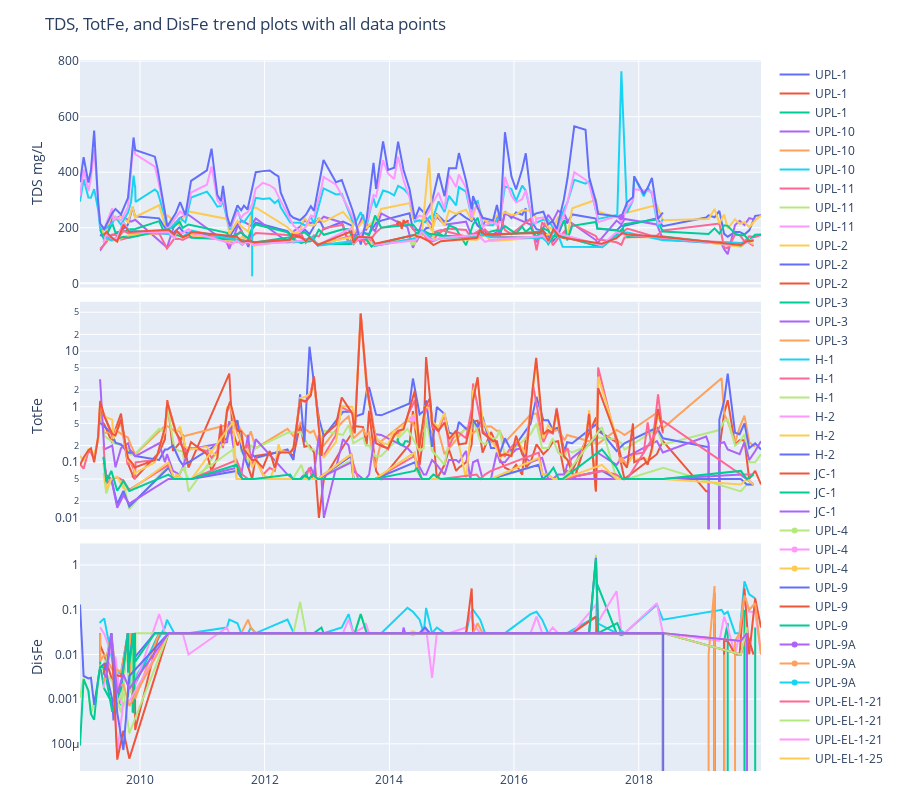

Source (notebook cell):
### Markdown cell above
### Make a trendline plot of each of the SiteIDs moving downstream

### Code cell
dfn = dfflat[dfflat['Analyte'] == "TDS"].sort_values('No').sort_values('Started') # pick just TDS sorted by number and date
dfo = dfflat[dfflat['Analyte'] == "TotFe"].sort_values('No').sort_values('Started') # pick just TotFe sorted by number and date
dfp = dfflat[dfflat['Analyte'] == "DisFe"].sort_values('No').sort_values('Started') # pick just DisFe sorted by number and date
dsite = dfflat['SiteID'].unique() # get unique SiteIDs for list

fig = make_subplots(rows=3, cols=1, shared_xaxes=True, vertical_spacing=0.02) # plot with several subplots
for i in dsite: # loop through each SiteID
    fig.add_trace(go.Scatter(x=dfn['Started'][dfn['SiteID'] == i],
                             y=dfn['Result'][dfn['SiteID'] == i],
                             name=i, hoverinfo='all'), row=1, col=1) # add TDS trendline for each SiteID
    
    fig.add_trace(go.Scatter(x=dfo['Started'][dfo['SiteID'] == i],
                             y=dfo['Result'][dfo['SiteID'] == i],
                             name=i, hoverinfo='all'), row=2, col=1) # add TotFe trendline for each SiteID
    
    fig.add_trace(go.Scatter(x=dfp['Started'][dfp['SiteID'] == i],
                             y=dfp['Result'][dfp['SiteID'] == i],
                             name=i, hoverinfo='all'), row=3, col=1) # add DisFe trendline for each SiteID

fig.update_yaxes(title_text="TDS mg/L", row=1, col=1)
fig.update_yaxes(title_text="TotFe", type="log", row=2, col=1)
fig.update_yaxes(title_text="DisFe", type="log", row=3, col=1)
fig.update_layout(title_text="TDS, TotFe, and DisFe trend plots with all data points", # add a figure title
                  xaxis_showgrid=True, xaxis_zeroline=True,
                  height=800, margin= {'t': 60, 'b': 20})

fig.show()

### Figure 1 — Plotly figure (JSON) as saved in the notebook; plotly's stock layout.template omitted (floating-point values rounded to 4 significant figures; data arrays with more than 128 entries replaced by an {"elided": "..."} marker saying what was removed)
{"data": [{"hoverinfo": "all", "name": "UPL-1", "type": "scatter", "x": {"elided": "988 str values"}, "xaxis": "x", "y": {"elided": "988 float values"}, "yaxis": "y"}, {"hoverinfo": "all", "name": "UPL-1", "type": "scatter", "x": {"elided": "988 str values"}, "xaxis": "x2", "y": {"elided": "988 float values"}, "yaxis": "y2"}, {"hoverinfo": "all", "name": "UPL-1", "type": "scatter", "x": {"elided": "988 str values"}, "xaxis": "x3", "y": {"elided": "988 float values"}, "yaxis": "y3"}, {"hoverinfo": "all", "name": "UPL-10", "type": "scatter", "x": {"elided": "129 str values"}, "xaxis": "x", "y": {"elided": "129 float values"}, "yaxis": "y"}, {"hoverinfo": "all", "name": "UPL-10", "type": "scatter", "x": {"elided": "129 str values"}, "xaxis": "x2", "y": {"elided": "129 float values"}, "yaxis": "y2"}, {"hoverinfo": "all", "name": "UPL-10", "type": "scatter", "x": {"elided": "129 str values"}, "xaxis": "x3", "y": {"elided": "129 float values"}, "yaxis": "y3"}, {"hoverinfo": "all", "name": "UPL-11", "type": "scatter", "x": {"elided": "132 str values"}, "xaxis": "x", "y": {"elided": "132 float values"}, "yaxis": "y"}, {"hoverinfo": "all", "name": "UPL-11", "type": "scatter", "x": {"elided": "132 str values"}, "xaxis": "x2", "y": {"elided": "132 float values"}, "yaxis": "y2"}, {"hoverinfo": "all", "name": "UPL-11", "type": "scatter", "x": {"elided": "132 str values"}, "xaxis": "x3", "y": {"elided": "132 float values"}, "yaxis": "y3"}, {"hoverinfo": "all", "name": "UPL-2", "type": "scatter", "x": {"elided": "142 str values"}, "xaxis": "x", "y": {"elided": "142 float values"}, "yaxis": "y"}, {"hoverinfo": "all", "name": "UPL-2", "type": "scatter", "x": {"elided": "142 str values"}, "xaxis": "x2", "y": {"elided": "142 float values"}, "yaxis": "y2"}, {"hoverinfo": "all", "name": "UPL-2", "type": "scatter", "x": {"elided": "142 str values"}, "xaxis": "x3", "y": {"elided": "142 float values"}, "yaxis": "y3"}, {"hoverinfo": "all", "name": "UPL-3", "type": "scatter", "x": {"elided": "142 str values"}, "xaxis": "x", "y": {"elided": "142 float values"}, "yaxis": "y"}, {"hoverinfo": "all", "name": "UPL-3", "type": "scatter", "x": {"elided": "142 str values"}, "xaxis": "x2", "y": {"elided": "142 float values"}, "yaxis": "y2"}, {"hoverinfo": "all", "name": "UPL-3", "type": "scatter", "x": {"elided": "142 str values"}, "xaxis": "x3", "y": {"elided": "142 float values"}, "yaxis": "y3"}, {"hoverinfo": "all", "name": "H-1", "type": "scatter", "x": {"elided": "362 str values"}, "xaxis": "x", "y": {"elided": "362 float values"}, "yaxis": "y"}, {"hoverinfo": "all", "name": "H-1", "type": "scatter", "x": {"elided": "360 str values"}, "xaxis": "x2", "y": {"elided": "360 float values"}, "yaxis": "y2"}, {"hoverinfo": "all", "name": "H-1", "type": "scatter", "x": {"elided": "360 str values"}, "xaxis": "x3", "y": {"elided": "360 float values"}, "yaxis": "y3"}, {"hoverinfo": "all", "name": "H-2", "type": "scatter", "x": {"elided": "528 str values"}, "xaxis": "x", "y": {"elided": "528 float values"}, "yaxis": "y"}, {"hoverinfo": "all", "name": "H-2", "type": "scatter", "x": {"elided": "528 str values"}, "xaxis": "x2", "y": {"elided": "528 float values"}, "yaxis": "y2"}, {"hoverinfo": "all", "name": "H-2", "type": "scatter", "x": {"elided": "528 str values"}, "xaxis": "x3", "y": {"elided": "528 float values"}, "yaxis": "y3"}, {"hoverinfo": "all", "name": "JC-1", "type": "scatter", "x": ["2014-02-13T00:00:00", "2014-02-13T00:00:00", "2014-02-13T00:00:00", "2014-02-20T00:00:00", "2014-02-20T00:00:00", "2014-02-20T00:00:00", "2014-02-20T00:00:00", "2014-02-20T00:00:00", "2014-02-20T00:00:00", "2014-03-06T00:00:00", "2014-03-06T00:00:00", "2014-03-06T00:00:00", "2014-03-14T00:00:00", "2014-03-14T00:00:00", "2014-03-14T00:00:00", "2014-03-20T00:00:00", "2014-03-20T00:00:00", "2014-03-20T00:00:00", "2014-03-25T00:00:00", "2014-03-25T00:00:00", "2014-03-25T00:00:00", "2014-04-03T00:00:00", "2014-04-03T00:00:00", "2014-04-03T00:00:00", "2014-04-17T00:00:00", "2014-04-17T00:00:00", "2014-04-17T00:00:00", "2014-04-24T00:00:00", "2014-04-24T00:00:00", "2014-04-24T00:00:00"], "xaxis": "x", "y": [218, 218, 218, 210, 222, 222, 210, 210, 222, 219, 219, 219, 196, 196, 196, 210, 210, 210, 228, 228, 228, 219, 219, 219, 225, 225, 225, 224, 224, 224], "yaxis": "y"}, {"hoverinfo": "all", "name": "JC-1", "type": "scatter", "x": ["2014-02-13T00:00:00", "2014-02-13T00:00:00", "2014-02-13T00:00:00", "2014-02-20T00:00:00", "2014-02-20T00:00:00", "2014-02-20T00:00:00", "2014-02-20T00:00:00", "2014-02-20T00:00:00", "2014-02-20T00:00:00", "2014-03-06T00:00:00", "2014-03-06T00:00:00", "2014-03-06T00:00:00", "2014-03-14T00:00:00", "2014-03-14T00:00:00", "2014-03-14T00:00:00", "2014-03-20T00:00:00", "2014-03-20T00:00:00", "2014-03-20T00:00:00", "2014-03-25T00:00:00", "2014-03-25T00:00:00", "2014-03-25T00:00:00", "2014-04-03T00:00:00", "2014-04-03T00:00:00", "2014-04-03T00:00:00", "2014-04-17T00:00:00", "2014-04-17T00:00:00", "2014-04-17T00:00:00", "2014-04-24T00:00:00", "2014-04-24T00:00:00", "2014-04-24T00:00:00"], "xaxis": "x2", "y": [0.26, 0.26, 0.26, 0.26, 0.24, 0.26, 0.26, 0.24, 0.24, 0.21, 0.21, 0.21, 0.21, 0.21, 0.21, 0.21, 0.21, 0.21, 0.21, 0.21, 0.21, 0.24, 0.24, 0.24, 0.24, 0.24, 0.24, 0.23, 0.23, 0.23], "yaxis": "y2"}, {"hoverinfo": "all", "name": "JC-1", "type": "scatter", "x": ["2014-02-13T00:00:00", "2014-02-13T00:00:00", "2014-02-13T00:00:00", "2014-02-20T00:00:00", "2014-02-20T00:00:00", "2014-02-20T00:00:00", "2014-02-20T00:00:00", "2014-02-20T00:00:00", "2014-02-20T00:00:00", "2014-03-06T00:00:00", "2014-03-06T00:00:00", "2014-03-06T00:00:00", "2014-03-14T00:00:00", "2014-03-14T00:00:00", "2014-03-14T00:00:00", "2014-03-20T00:00:00", "2014-03-20T00:00:00", "2014-03-20T00:00:00", "2014-03-25T00:00:00", "2014-03-25T00:00:00", "2014-03-25T00:00:00", "2014-04-03T00:00:00", "2014-04-03T00:00:00", "2014-04-03T00:00:00", "2014-04-17T00:00:00", "2014-04-17T00:00:00", "2014-04-17T00:00:00", "2014-04-24T00:00:00", "2014-04-24T00:00:00", "2014-04-24T00:00:00"], "xaxis": "x3", "y": [0.03, 0.03, 0.03, 0.03, 0.03, 0.03, 0.03, 0.03, 0.03, 0.03, 0.03, 0.03, 0.03, 0.03, 0.03, 0.03, 0.03, 0.03, 0.04, 0.04, 0.04, 0.03, 0.03, 0.03, 0.03, 0.03, 0.03, 0.03, 0.03, 0.03], "yaxis": "y3"}, {"hoverinfo": "all", "name": "PG-1", "type": "scatter", "x": [], "xaxis": "x", "y": [], "yaxis": "y"}, {"hoverinfo": "all", "name": "PG-1", "type": "scatter", "x": [], "xaxis": "x2", "y": [], "yaxis": "y2"}, {"hoverinfo": "all", "name": "PG-1", "type": "scatter", "x": [], "xaxis": "x3", "y": [], "yaxis": "y3"}, {"hoverinfo": "all", "name": "UPL-4", "type": "scatter", "x": ["2014-05-19T00:00:00"], "xaxis": "x", "y": [147], "yaxis": "y"}, {"hoverinfo": "all", "name": "UPL-4", "type": "scatter", "x": ["2014-05-19T00:00:00"], "xaxis": "x2", "y": [0.6], "yaxis": "y2"}, {"hoverinfo": "all", "name": "UPL-4", "type": "scatter", "x": ["2014-05-19T00:00:00"], "xaxis": "x3", "y": [0.03], "yaxis": "y3"}, {"hoverinfo": "all", "name": "UPL-9", "type": "scatter", "x": {"elided": "351 str values"}, "xaxis": "x", "y": {"elided": "351 float values"}, "yaxis": "y"}, {"hoverinfo": "all", "name": "UPL-9", "type": "scatter", "x": {"elided": "351 str values"}, "xaxis": "x2", "y": {"elided": "351 float values"}, "yaxis": "y2"}, {"hoverinfo": "all", "name": "UPL-9", "type": "scatter", "x": {"elided": "351 str values"}, "xaxis": "x3", "y": {"elided": "351 float values"}, "yaxis": "y3"}, {"hoverinfo": "all", "name": "UPL-9A", "type": "scatter", "x": ["2017-09-21T00:00:00"], "xaxis": "x", "y": [239], "yaxis": "y"}, {"hoverinfo": "all", "name": "UPL-9A", "type": "scatter", "x": ["2017-09-21T00:00:00"], "xaxis": "x2", "y": [0.11], "yaxis": "y2"}, {"hoverinfo": "all", "name": "UPL-9A", "type": "scatter", "x": ["2017-09-21T00:00:00"], "xaxis": "x3", "y": [0.03], "yaxis": "y3"}, {"hoverinfo": "all", "name": "UPL-EL-1-21", "type": "scatter", "x": {"elided": "170 str values"}, "xaxis": "x", "y": {"elided": "170 float values"}, "yaxis": "y"}, {"hoverinfo": "all", "name": "UPL-EL-1-21", "type": "scatter", "x": {"elided": "170 str values"}, "xaxis": "x2", "y": {"elided": "170 float values"}, "yaxis": "y2"}, {"hoverinfo": "all", "name": "UPL-EL-1-21", "type": "scatter", "x": {"elided": "170 str values"}, "xaxis": "x3", "y": {"elided": "170 float values"}, "yaxis": "y3"}, {"hoverinfo": "all", "name": "UPL-EL-1-25", "type": "scatter", "x": {"elided": "166 str values"}, "xaxis": "x", "y": {"elided": "166 float values"}, "yaxis": "y"}, {"hoverinfo": "all", "name": "UPL-EL-1-25", "type": "scatter", "x": {"elided": "166 str values"}, "xaxis": "x2", "y": {"elided": "166 float values"}, "yaxis": "y2"}, {"hoverinfo": "all", "name": "UPL-EL-1-25", "type": "scatter", "x": {"elided": "166 str values"}, "xaxis": "x3", "y": {"elided": "166 float values"}, "yaxis": "y3"}, {"hoverinfo": "all", "name": "UPL-EL-1-29", "type": "scatter", "x": {"elided": "166 str values"}, "xaxis": "x", "y": {"elided": "166 float values"}, "yaxis": "y"}, {"hoverinfo": "all", "name": "UPL-EL-1-29", "type": "scatter", "x": {"elided": "166 str values"}, "xaxis": "x2", "y": {"elided": "166 float values"}, "yaxis": "y2"}, {"hoverinfo": "all", "name": "UPL-EL-1-29", "type": "scatter", "x": {"elided": "166 str values"}, "xaxis": "x3", "y": {"elided": "166 float values"}, "yaxis": "y3"}, {"hoverinfo": "all", "name": "UPL-EL-3-25", "type": "scatter", "x": {"elided": "248 str values"}, "xaxis": "x", "y": {"elided": "248 float values"}, "yaxis": "y"}, {"hoverinfo": "all", "name": "UPL-EL-3-25", "type": "scatter", "x": {"elided": "248 str values"}, "xaxis": "x2", "y": {"elided": "248 float values"}, "yaxis": "y2"}, {"hoverinfo": "all", "name": "UPL-EL-3-25", "type": "scatter", "x": {"elided": "248 str values"}, "xaxis": "x3", "y": {"elided": "248 float values"}, "yaxis": "y3"}, {"hoverinfo": "all", "name": "UPL-EL-3-21", "type": "scatter", "x": {"elided": "170 str values"}, "xaxis": "x", "y": {"elided": "170 float values"}, "yaxis": "y"}, {"hoverinfo": "all", "name": "UPL-EL-3-21", "type": "scatter", "x": {"elided": "170 str values"}, "xaxis": "x2", "y": {"elided": "170 float values"}, "yaxis": "y2"}, {"hoverinfo": "all", "name": "UPL-EL-3-21", "type": "scatter", "x": {"elided": "170 str values"}, "xaxis": "x3", "y": {"elided": "170 float values"}, "yaxis": "y3"}, {"hoverinfo": "all", "name": "UPL-EL-3-29", "type": "scatter", "x": {"elided": "166 str values"}, "xaxis": "x", "y": {"elided": "166 float values"}, "yaxis": "y"}, {"hoverinfo": "all", "name": "UPL-EL-3-29", "type": "scatter", "x": {"elided": "166 str values"}, "xaxis": "x2", "y": {"elided": "166 float values"}, "yaxis": "y2"}, {"hoverinfo": "all", "name": "UPL-EL-3-29", "type": "scatter", "x": {"elided": "166 str values"}, "xaxis": "x3", "y": {"elided": "166 float values"}, "yaxis": "y3"}], "layout": {"height": 800, "margin": {"b": 20, "t": 60}, "title": {"text": "TDS, TotFe, and DisFe trend plots with all data points"}, "xaxis": {"anchor": "y", "domain": [0, 1], "matches": "x3", "showgrid": true, "showticklabels": false, "zeroline": true}, "xaxis2": {"anchor": "y2", "domain": [0, 1], "matches": "x3", "showticklabels": false}, "xaxis3": {"anchor": "y3", "domain": [0, 1]}, "yaxis": {"anchor": "x", "domain": [0.68, 1], "title": {"text": "TDS mg/L"}}, "yaxis2": {"anchor": "x2", "domain": [0.34, 0.66], "title": {"text": "TotFe"}, "type": "log"}, "yaxis3": {"anchor": "x3", "domain": [0, 0.32], "title": {"text": "DisFe"}, "type": "log"}}}
